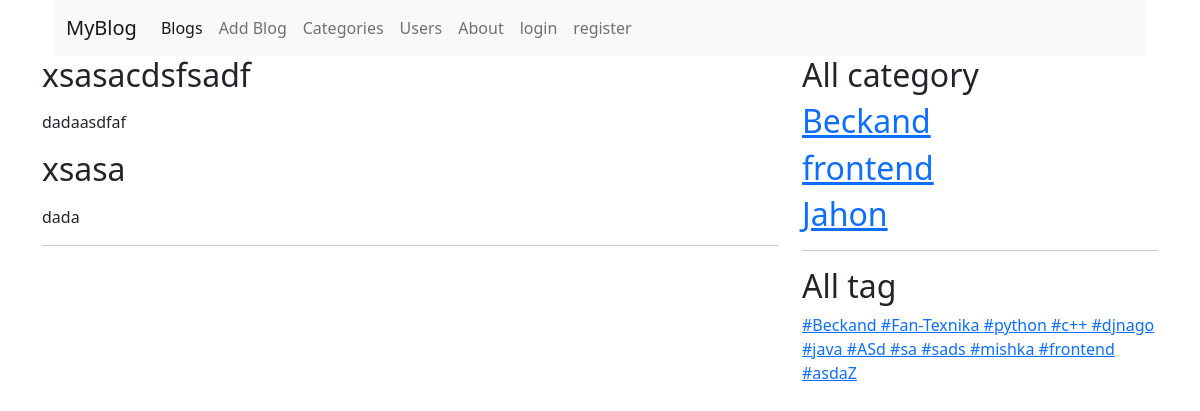
Screenshot of /tag/beckand with the database file from the repository.
### blog/models/blog.py (models this page shows, shortened)
class Blog(models.Model):
    title = models.CharField(max_length=150)
    slug = models.SlugField(max_length=120, unique=True)
    image = models.ImageField(upload_to='blog/') #pip install pillow
    description = RichTextField()   # pip install djngo-ckeditor ///o`rnatish kerak
    user = models.ForeignKey(Account, on_delete=models.SET_NULL , null=True, related_name='blog')
    category = models.ForeignKey(Category, on_delete=models.SET_NULL, null=True, related_name='blog')
    created = models.DateTimeField(auto_now_add=True)
    updated = models.DateTimeField(auto_now=True)
    views = models.PositiveIntegerField(default=0)
    tags = models.ManyToManyField(Tag)
    is_published = models.BooleanField(default=False)

### blog/models/category.py (models this page shows, shortened)
class Category(models.Model):
    name = models.CharField(max_length=50)
    slug = models.SlugField(max_length=50, unique=True)
    image = models.ImageField(upload_to='category/')
    description = models.TextField()
    user = models.ManyToManyField(Account, related_name='category')

### blog/models/tag.py (models this page shows, shortened)
class Tag(models.Model):
    name = models.CharField(max_length=50)
    slug = models.SlugField(max_length=50, unique=True)

### blog/views.py (the view)
# urls.py: path('tag/<slug:slug>', BlogByTag.as_view(), name='tag_blogs'),
class BlogByTag(View, BaseView):
    def get(self, request, slug):
        tag = Tag.objects.get(slug=slug)
        blogs = Blog.objects.filter(tags=tag)
        categories = self.category()
        tags = self.tag()
        context = {
            'tag': tag,
            'blogs': blogs,
            'categories': categories,
            'tags': tags
        }
        return render(request, 'blog/tag_blogs.html', context)

### blog/views.py (called while the page is built)
    def category(self):
        category_list = Category.objects.all()
        return category_list

    def tag(self):
        tag_list = Tag.objects.all()
        return tag_list

### templates/blog/tag_blogs.html
{% extends 'base.html' %}
{% block content %}
{% for blog in blogs %}
    <h2> {{blog.title}} </h2>
    <p> {{blog.description | safe }} </p>
{% endfor %}
<hr>
{% endblock  %}

### templates/base.html (shortened to what this page needs)
<!DOCTYPE html>
<html lang="en">
<head>
    <link href="https://cdn.jsdelivr.net/npm/bootstrap@5.1.3/dist/css/bootstrap.min.css"
     rel="stylesheet">
</head>
<body>
    <div class="container">
        {% include 'header.html' %}
        <div class="row">
            <div class="col-lg-8">
                {% block content %}
                {% endblock %}
            </div>
            <div class="col-lg-4">
                <h2>All category</h2>
                {% for c in categories %}
               <a href="{% url 'category_blogs' c.slug %}"> <h2>{{c.name }}</h2> </a>
                {% endfor %}
                <hr>
                <h2>All tag</h2>
                {% for t in tags %}
                <a href="{% url 'tag_blogs' t.slug %}">#{{t.name }} </a>
                {% endfor %}
            </div>
        </div>
    </div>
</body>
</html>

### rows the page displays
Blog: title "xsasacdsfsadf", description "dadaasdfaf"
Blog: title "xsasa", description "dada"
Category: name "Beckand"
Category: name "frontend"
Category: name "Jahon"
Tag: name "Beckand"
Tag: name "Fan-Texnika"
Tag: name "python"
Tag: name "c++"
Tag: name "djnago"
Tag: name "java"
Tag: name "ASd"
Tag: name "sa"
Tag: name "sads"
Tag: name "mishka"
Tag: name "frontend"
Tag: name "asdaZ"
